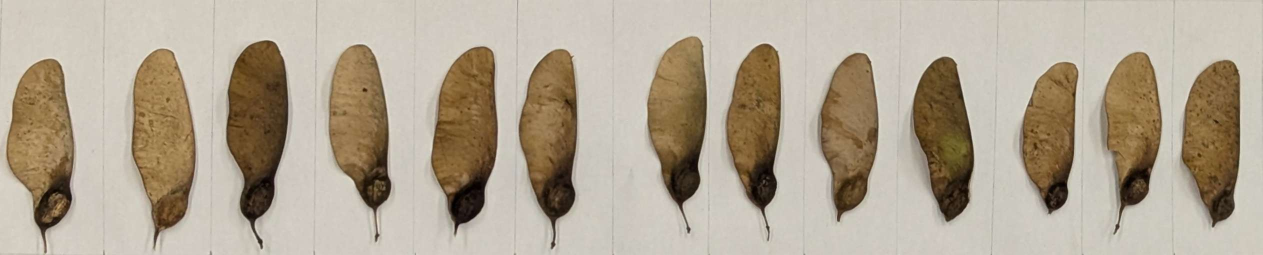
#> input picture fastSeedLayoutRaw.jpg, 2525 x 510 px, given in place of 024 Drop.mp4, which was not available (shown at 1/2 size)
$ python CreateCSV.py
#> lines starting #> are read from the running program, lines starting #| are printed output that depends on the picture; after the words box and inside, x2 and y2 are one past the last pixel; in counts of white or black regions, pixels touching at a corner belong together; pictures that were not available may be replaced by others from this repository, and a replacement may not be noted
### seedAnalysis.py
# Library for functions analyzing seeds
import cv2
import matplotlib.pyplot as plt
import numpy as np
from matplotlib.animation import FuncAnimation
import matplotlib as mpl
from scipy.signal import argrelmax,argrelmin,find_peaks
from scipy.interpolate import interp1d,PchipInterpolator
import csv
import os
import glob
import math
import tsmoothie.smoother as sm

# object detector
# obj_detector = cv2.createBackgroundSubtractorMOG2(history = 1000, varThreshold=10, detectShadows=False)

# analysis class
class vidAnalysis:

    # init function
    def __init__(self, filename):

        self.name = filename
        self.reducedName = filename[15:-4]

        #print(self.name)


        # filename = path location of file
        self.cap = cv2.VideoCapture(filename)

        self.fps = self.cap.get(cv2.CAP_PROP_FPS)

        # original video filmed at 1500 fps
        self.frameTime = 1/1500 # sec/frame

        # Resolution: [Front, Bottom] in in/px
        # kaiResolution = [.041, .02]
        # saucyRes = [1.628, 8.302] in mm/px
        #            [0.064, 0.33] in in/px

        self.resFront = 0.041 # in/px
        self.resBottom = 0.02 # in/px

    # reopen capture for future analysis
    def reopen(self):
        self.cap = cv2.VideoCapture(self.name)

    # analysis functions, amking use of the other functions in this file
    def analyze(self, lower, upper, lower2, upper2, type, date):

        # type = string

        cents = []
        vxs = []
        vys = []
        xs = []
        ys = []
        angles = []
        frames = []
        timeStamps = []
        majorLens = []
        minorLens = []
        y_axis = np.array([0,1])


        """ plt.ion()
        fig = plt.figure(figsize=(16,4))
        ax = fig.add_subplot(111)
        plt.grid() """

        # line1, = ax.plot(timeStamps, angles,'b-')


        # analysis for front view
        if type == 'front':

            # starting csv writer
            f = open(f"{date}_Data/{self.reducedName}_front.csv",'w')
            writer = csv.writer(f)

            # [8 lines of commented-out code are left out]
            i = 0

            # performing frame iteration:
            while self.cap.isOpened():

                ret, frame = self.cap.read()


                #frame = imutils.resize(frame,width = 1200)

                if ret == True:

                    # iterate frame count
                    i += 1

                    # isolate frames of reference
                    frontView = self.frontView(frame)

                    # bottomView = bottomView(frame)

                    # get contours from each frame
                    cnt, mask_front = self.outlineColor(frontView,lower,upper,lower2,upper2)

                    # conts_bottom, mask_bottom = sa.outlineColor(bottomView, lower,upper)
                    # check cnt, replace with very small rectangle
                    if len(cnt) < 5:

                        cnt = np.array([[1,1],[1,0],[0,0],[1,0]])

                    # calc area
                    area = cv2.contourArea(cnt)

                    # check area and draw contour
                    if area > 100:
                        #cv2.drawContours(frontView, [cnt], -1, (0,255,0),2)

                        ((x,y), (majorAxis,minorAxis), angle) = cv2.fitEllipse(cnt)

                        ## COMMENT THIS LINE TO TURN ON/OFF contours
                        cv2.ellipse(frontView,((x,y), (majorAxis,minorAxis), angle), (0,255,0),2)

                        if i != 0:
                            # append frame count
                            frames.append(i)

                            # elapsed time
                            timeStamps.append(i*self.frameTime)

                            # x position
                            xs.append(x*self.resFront)
                            ys.append(y*self.resFront)
                            #myLine = np.array([vxs[-1],vys[-1]])
                            #dotProd = np.dot(y_axis,myLine)
                            angles.append(angle)
                            #angles.append(np.sin(vys[-1]/vxs[-1])*180/np.pi)
                            #line1.set_data(timeStamps,angles)

                            majorLens.append(majorAxis)
                            minorLens.append(minorAxis)


                            #fig.canvas.draw()

                            #fig.canvas.flush_events()
                            #time.sleep(1e-10)


                    # show views for testing
                    cv2.imshow('Front View',frontView)
                    cv2.imshow('Front Mask',mask_front)

                    #cv2.imshow('Bottom View',bottomView)
                    #cv2.imshow('Bottom Mask',mask_bottom)

                    # quit statement
                    if cv2.waitKey(25) & 0xFF == ord('q'):
                        cv2.destroyAllWindows()
                        break

                else:
                    cv2.destroyAllWindows()

                    # write csv files
                    for i in range(len(timeStamps)):
                        writer.writerow([timeStamps[i],xs[i],ys[i],angles[i],majorLens[i],minorLens[i]])

                    #f.close()
                    break


        ## BOTTOM ##
        elif type == 'bottom':
            obj_detector = cv2.createBackgroundSubtractorKNN(5000,700,detectShadows=False)
            # starting csv writer
            f = open(f"{date}_Data/{self.reducedName}_bottom.csv",'w')
            writer = csv.writer(f)

            # [8 lines of commented-out code are left out]
            i = 0

            # performing frame iteration:
            while self.cap.isOpened():

                ret, frame = self.cap.read()


                #frame = imutils.resize(frame,width = 1200)

                if ret == True:

                    # iterate frame count
                    i += 1

                    # isolate frames of reference
                    # frontView = frontView(frame)

                    bottomView = self.bottomView(frame)

                    # get contours from each frame
                    #conts_front, mask_front = outlineColor(frontView,lower,upper)

                    #cnt, mask_bottom = self.outlineColor(bottomView, lower,upper,lower2,upper2)
                    cnt,mask_bottom = self.outline(bottomView,obj_detector)

                    if len(cnt) < 5:

                        cnt = np.array([[1,1],[1,0],[0,0],[1,0]])

                    # calc area
                    area = cv2.contourArea(cnt)

                    # check area and draw contour
                    if area > 90:
                        #cv2.drawContours(bottomView, [cnt], -1, (0,255,0),2)

                        ((x,y), (majorAxis,minorAxis), angle) = cv2.fitEllipse(cnt)

                        ## COMMENT THIS LINE TO SHOW ELLIPSE ##
                        cv2.ellipse(bottomView,((x,y), (majorAxis,minorAxis), angle), (0,255,0),2)

                        if i != 0:
                            # append frame count
                            frames.append(i)

                            # elapsed time
                            timeStamps.append(i*self.frameTime)

                            # x position
                            xs.append(x*self.resFront)
                            ys.append(y*self.resFront)
                            #myLine = np.array([vxs[-1],vys[-1]])
                            #dotProd = np.dot(y_axis,myLine)
                            angles.append(angle)
                            #angles.append(np.sin(vys[-1]/vxs[-1])*180/np.pi)
                            #line1.set_data(timeStamps,angles)

                            majorLens.append(majorAxis)
                            minorLens.append(minorAxis)


                            # [9 lines of commented-out code are left out]

                    cv2.imshow('Bottom View',bottomView)
                    cv2.imshow('Bottom Mask',mask_bottom)

                    # quit statement
                    if cv2.waitKey(25) & 0xFF == ord('q'):
                        cv2.destroyAllWindows()
                        break

                else:
                    cv2.destroyAllWindows()

                    for i in range(len(timeStamps)):
                        writer.writerow([timeStamps[i],xs[i],ys[i],angles[i],majorLens[i],minorLens[i]])

                    #f.close()
                    break

    def outline(self,frame, obj_detector):
        # applies outline contour to input frame using background subtractor
            # see cv2.createBackGroundSubtractorMOG2 docs

        blurred = cv2.GaussianBlur(frame, (5, 5), 0)
        blurred = cv2.cvtColor(blurred,cv2.COLOR_BGR2HSV)

        # apply mask
        mask = obj_detector.apply(blurred)
        mask = cv2.dilate(mask,None,iterations = 4)
        mask = cv2.erode(mask,None,iterations = 2)
        _, mask = cv2.threshold(mask, 150, 255, cv2.THRESH_BINARY)


        conts, _ = cv2.findContours(mask,cv2.RETR_EXTERNAL, cv2.CHAIN_APPROX_SIMPLE)

        #conts = max(conts, key = cv2.contourArea)

        if len(conts) != 0:
            bigCont = max(conts,key = cv2.contourArea)
        else:
            bigCont = conts
        return bigCont, mask

    def outlineColor(self,frame, lower1, upper1, lower2, upper2):
        # USES HSV mask for outline extraction

        # adj 20230525 to incl. reds better
        frame = cv2.GaussianBlur(frame, (3, 3), cv2.BORDER_DEFAULT)

        # convert to HSV
        hsv = cv2.cvtColor(frame, cv2.COLOR_BGR2HSV)

        # perform masking operation w/ first range
        mask1 = cv2.inRange(hsv, lower1, upper1)
        #mask = cv2.erode(mask,None,iterations = 2)

        mask1 = cv2.dilate(mask1,None,iterations = 4)
        mask1 = cv2.erode(mask1,None,iterations = 2)

        # again with second range
        mask2 = cv2.inRange(hsv, lower2, upper2)

        mask2 = cv2.dilate(mask2,None,iterations = 4)
        mask2 = cv2.erode(mask2,None,iterations = 2)

        mask = mask1 | mask2

        # find contours
        conts, _ = cv2.findContours(mask,cv2.RETR_EXTERNAL, cv2.CHAIN_APPROX_SIMPLE)

        if len(conts) != 0:
            bigCont = max(conts,key = cv2.contourArea)
        else:
            bigCont = conts
        return bigCont, mask

    # [17 lines left out: function outlineBW, not called in this run]


    ## VIEWS
    def bottomView(self,frame):
        # applies rotation and transformation data to bottom view
            # additionally sharpens data
            # frame must be ad

        # Set the Pixel Locations in Frame
        # 20250326 Frame
        # frame = frame[25:136,175:264]
        # rotAngle = 52

        # Calculate Rotation angle based on the angle the bottom view mirror makes with the VERTICAL
        # The horizontal angle for this test was ~ 38 or 39 deg
        # The corresponding vertical angle would be 51 or 52. (90-38) = 52

        # 20230427 Frame
        frame = frame[25:197,238:402]
        rotAngle = 51

        # 20230525 Frame
        #frame = frame[13:183,273:432]
        #rotAngle = 54.9

        # rotate image

        h,w = frame.shape[:2]


        center = (w/2,h/2)
        rotationMatrix = cv2.getRotationMatrix2D(center,rotAngle,1)
        rotatedImage = cv2.warpAffine(frame,rotationMatrix,(h,w))

        #cv2.imshow('original',frame)
        #cv2.imshow('rotated',rotatedImage)

        h,w = rotatedImage.shape[:2]

        # crop image
        # 20230427
        crop = rotatedImage[38:h-35,15:w-22]

        # 20230525
        #crop = rotatedImage[36:h-30,15:w-22]

        h,w = crop.shape[:2]

        #cv2.imshow('cropped',crop)

        resized = cv2.resize(crop,[w*2,h*2],interpolation=cv2.INTER_CUBIC)
        # [7 lines of commented-out code are left out]

        image_sharp = resized

        return image_sharp

    def frontView(self,frame):


        # crop image
        frontView = frame[300:,:]

        # Rectangle Params
        startRow= 265
        endCol = 75
        h = 25
        color = (255,255,255)
        thickness = -1

        start_pt = (0,startRow)

        end_pt = (endCol,startRow + h)

        centerPt = (20,275)
        radius = 50

        # blank out dropper w/ circle and rectangle
        frontView = cv2.circle(frontView,centerPt,radius,color,thickness)
        frontView = cv2.rectangle(frontView,start_pt,end_pt,color,thickness)

        return frontView

# [467 lines left out: functions clearfiles, vectorize_front, vectorize_bottom, polar2cartesian, descentSpeed, ecc and 4 more, not called in this run]

### CreateCSV.py
#%%

import seedAnalysis as sa
import numpy as np

## SCRIPT for creating CSV from raw video data
# ensure destination folder for files is empty before running
# change parameters in sa.bottomView to ensure bottom view is in frame
# destination folder = f'{date}_Data'
    # subfolders can be added to this and output filenames will be the same
    # e.g. f'{date}_Data/FastTransition/{output filename}'
# output is two CSV files: f'{date}_Tests/00{id} Drop_bottom.csv' and f'{date}_Tests/00{id} Drop_front.csv'
    # handled by sa.vidAnalysis.analyze()

# set ID list
#ids = (3,6,47)
ids = (6, 3)
# set date video was taken
date = 20230427

## NOTE: PUT VIDEO FILE IN TEST FOLDER NOT DATA FOLDER, VIDEO WILL BE COPIED THERE EVENTUALLY

#%% This Section Loops through all the IDS and analyzes the response
'''
# start looping through IDs
for id in ids:
    id = int(id)

    # create 3-digit text of id and make filename
    if id < 10:
        filename = f'{date}_Tests/00{id} Drop.mp4'
    elif id < 100:
        filename = f'{date}_Tests/0{id} Drop.mp4'
    elif id >= 100:
        filename = f'{date}_Tests/{id} Drop.mp4'

    print(filename)

    # initialize vidAnalysis object
    vid = sa.vidAnalysis(filename)

    # set HSV range values for front view
    lower = (0, 0, 0)
    upper = (75, 95*255/100, 95*255/100)

    lower2= (210/2,0,0)
    upper2 = (180, 95*255/100, 95*255/100)

    # run function to split and analyze front view, then restart video
    vid.analyze(lower,upper,lower2,upper2,'front',date)
    vid.reopen()

    # set HSV range for bottom view
    lower = (195/2,0,50*255/100)
    upper = (360/2,55*255/100,80*255/100)

    lower2 = (0,0,50*255/100)
    upper2 = (150/2,55*255/100,80*255/100)

    # reanalyze video, but for bottom view
    vid.analyze(lower,upper,lower2,upper2,'bottom',date)
'''

#%% This Section generates for only the specific filename in question

filename = '20230427_Tests/024 Drop.mp4'
# filename = '20250326_Tests/003 Drop.mp4'


# initialize vidAnalysis object
vid = sa.vidAnalysis(filename)

# set HSV range values for front view
# lower = (0, 0, 0)
# upper = (75, 95*255/100, 95*255/100)

lower = (0, 0, 0)
upper = (75, 95*255/100, 95*255/100)


lower2= (210/2,0,0)
upper2 = (180, 95*255/100, 95*255/100)

# run function to split and analyze front view, then restart video
vid.analyze(lower,upper,lower2,upper2,'front',date)
#> in analyze, frame is the input picture: shape (510, 2525, 3); mean B, G, R 148.1, 165.9, 178
#> in frontView, `frontView = frame[300:,:]`:
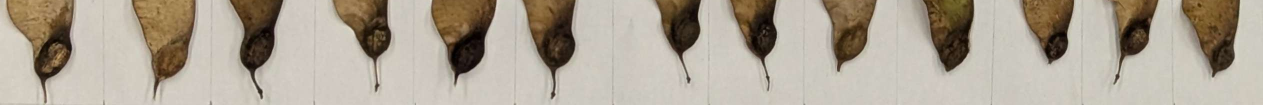
#> frontView: shape (210, 2525, 3) (shown at 1/2 size); mean B, G, R 150.3, 164.5, 174.2
#> in outlineColor, `hsv = cv2.cvtColor(frame, cv2.COLOR_BGR2HSV)`: hsv: shape (210, 2525, 3); mean H, S, V 18.7, 49.8, 174.2
#> in outlineColor, `mask1 = cv2.inRange(hsv, lower1, upper1)`:
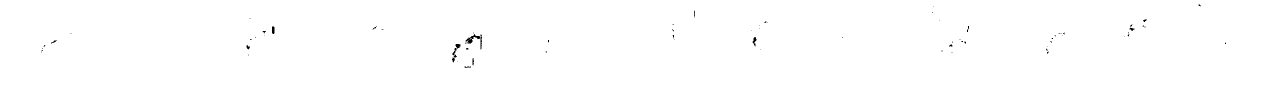
#> mask1: shape (210, 2525) (shown at 1/2 size); 99.8% white; 72 black regions (57 under 20 px), largest, box (x1, y1, x2, y2) and area: (930, 68, 960, 87) 199, (905, 96, 914, 115) 74, (1505, 74, 1513, 93) 73
#> in outlineColor, `mask1 = cv2.dilate(mask1,None,iterations = 4)`: mask1: shape (210, 2525); every value is 255
#> in outlineColor, `mask2 = cv2.inRange(hsv, lower2, upper2)`: mask2: shape (210, 2525); 0.06% white; 13 white regions (8 under 20 px), largest, box (x1, y1, x2, y2) and area: (544, 53, 549, 68) 71, (961, 69, 964, 99) 67, (935, 78, 945, 87) 54, (945, 117, 948, 131) 32, (929, 133, 942, 136) 25
#> in outlineColor, `mask2 = cv2.dilate(mask2,None,iterations = 4)`:
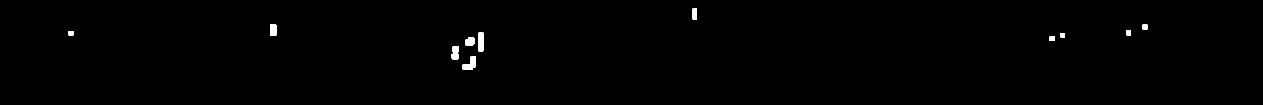
#> mask2: shape (210, 2525) (shown at 1/2 size); 0.46% white; 11 white regions, largest, box (x1, y1, x2, y2) and area: (925, 113, 952, 140) 429, (957, 65, 968, 103) 408, (903, 92, 918, 119) 343
#> in outlineColor, `mask2 = cv2.erode(mask2,None,iterations = 2)`:
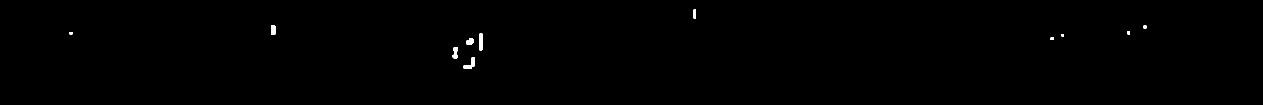
#> mask2: shape (210, 2525) (shown at 1/2 size); 0.23% white; 11 white regions, largest, box (x1, y1, x2, y2) and area: (927, 115, 950, 138) 229, (959, 67, 966, 101) 228, (905, 94, 916, 117) 179
#> in outlineColor, `conts, _ = cv2.findContours(mask,cv2.RETR_EXTERNAL, cv2.CHAIN_APPROX_S..`: conts = [[[0, 0], [0, 209], [2524, 209], [2524, 0]]]
#> in outlineColor, `bigCont = max(conts,key = cv2.contourArea)`: bigCont = [[0, 0], [0, 209], [2524, 209], [2524, 0]]
#> (key q is pressed here)
vid.reopen()

# set HSV range for bottom view
lower = (195/2,0,50*255/100)
upper = (360/2,55*255/100,80*255/100)

lower2 = (0,0,50*255/100)
upper2 = (150/2,55*255/100,80*255/100)

# reanalyze video, but for bottom view
vid.analyze(lower,upper,lower2,upper2,'bottom',date)
#> in bottomView, `frame = frame[25:197,238:402]`:
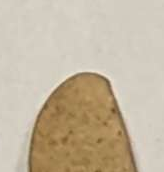
#> frame: shape (172, 164, 3); mean of channels 0, 1, 2 160.6, 182.8, 196.3; drawn as B, G, R
#> in bottomView, `rotatedImage = cv2.warpAffine(frame,rotationMatrix,(h,w))`:
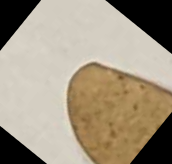
#> rotatedImage: shape (164, 172, 3); mean of channels 0, 1, 2 129.5, 149.1, 161.2; drawn as B, G, R
#> in bottomView, `crop = rotatedImage[38:h-35,15:w-22]`:
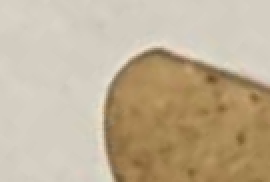
#> crop: shape (91, 135, 3) (shown 2 times larger); mean of channels 0, 1, 2 151.3, 176.9, 192.8; drawn as B, G, R
#> in outline, `blurred = cv2.cvtColor(blurred,cv2.COLOR_BGR2HSV)`: blurred: shape (182, 270, 3); mean H, S, V 19.3, 61, 192.8
#> in outline, `mask = obj_detector.apply(blurred)`: mask: shape (182, 270); every value is 255
#> in outline, `conts, _ = cv2.findContours(mask,cv2.RETR_EXTERNAL, cv2.CHAIN_APPROX_S..`: conts = [[[0, 0], [0, 181], [269, 181], [269, 0]]]
#> in outline, `bigCont = max(conts,key = cv2.contourArea)`: bigCont = [[0, 0], [0, 181], [269, 181], [269, 0]]
#> (key q is pressed here)

$ run again, on PXL_20250326_195623834~2.jpg
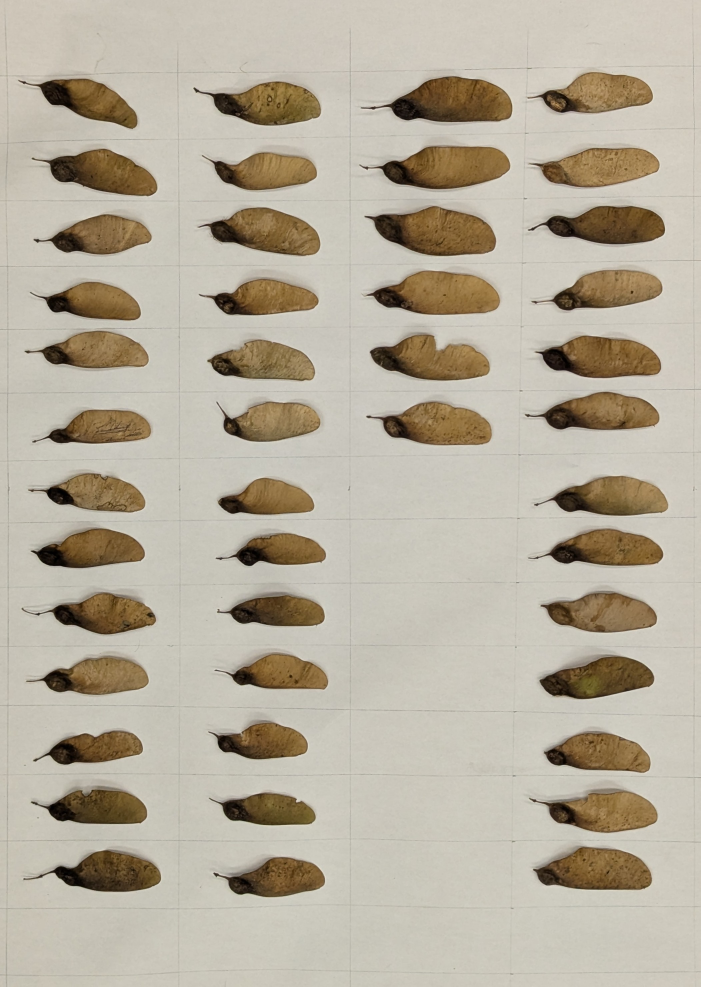
#> input picture PXL_20250326_195623834~2.jpg, 2101 x 2959 px, given in place of 024 Drop.mp4, which was not available (shown at 1/3 size)
#> in analyze, frame is the input picture: shape (2959, 2101, 3); mean B, G, R 158, 174.5, 182.7
#> hsv: shape (2659, 2101, 3); mean H, S, V 21.9, 45.8, 181.2
#> in outlineColor, `mask1 = cv2.dilate(mask1,None,iterations = 4)`:
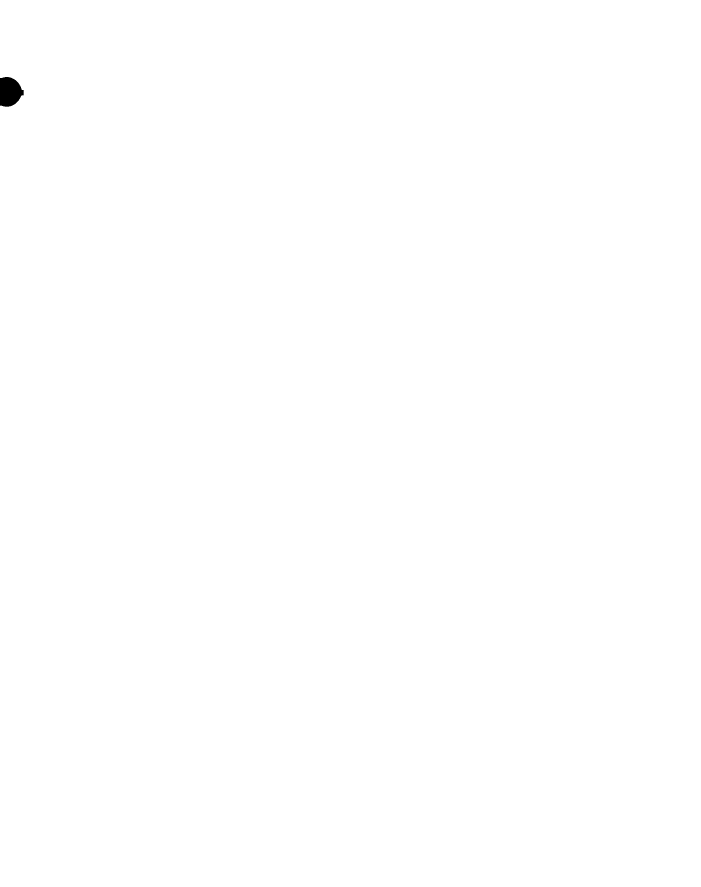
#> mask1: shape (2659, 2101) (shown at 1/3 size); 99.9% white; 1 black region, box (x1, y1, x2, y2) and area: (0, 231, 71, 320) 4924
#> in outlineColor, `conts, _ = cv2.findContours(mask,cv2.RETR_EXTERNAL, cv2.CHAIN_APPROX_S..`: conts = 1 contour; box (x1, y1, x2, y2) and area: (0, 0, 2101, 2659) 5576348
#> in outlineColor, `bigCont = max(conts,key = cv2.contourArea)`: bigCont = contour of 82 points, box (x1, y1, x2, y2) (0, 0, 2101, 2659), area 5576348
#> in analyze, `cnt, mask_front = self.outlineColor(frontView,lower,upper,lower2,upper2)`: cnt has the same summary as bigCont in outlineColor
#> area = 5576347.5
#> x = 1068.2; y = 1452.7; majorAxis = 2267.6; minorAxis = 6248.1; angle = 1.26
#> in bottomView, `crop = rotatedImage[38:h-35,15:w-22]`:
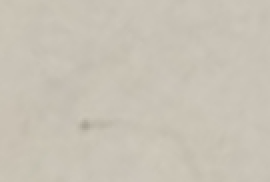
#> crop: shape (91, 135, 3) (shown 2 times larger); mean of channels 0, 1, 2 181.7, 194.4, 200.4; drawn as B, G, R
#> mask: shape (182, 270); every value is 255
#> in outline, `conts, _ = cv2.findContours(mask,cv2.RETR_EXTERNAL, cv2.CHAIN_APPROX_S..`: conts = [[[0, 0], [0, 181], [269, 181], [269, 0]]]
#> in outline, `bigCont = max(conts,key = cv2.contourArea)`: bigCont = [[0, 0], [0, 181], [269, 181], [269, 0]]
